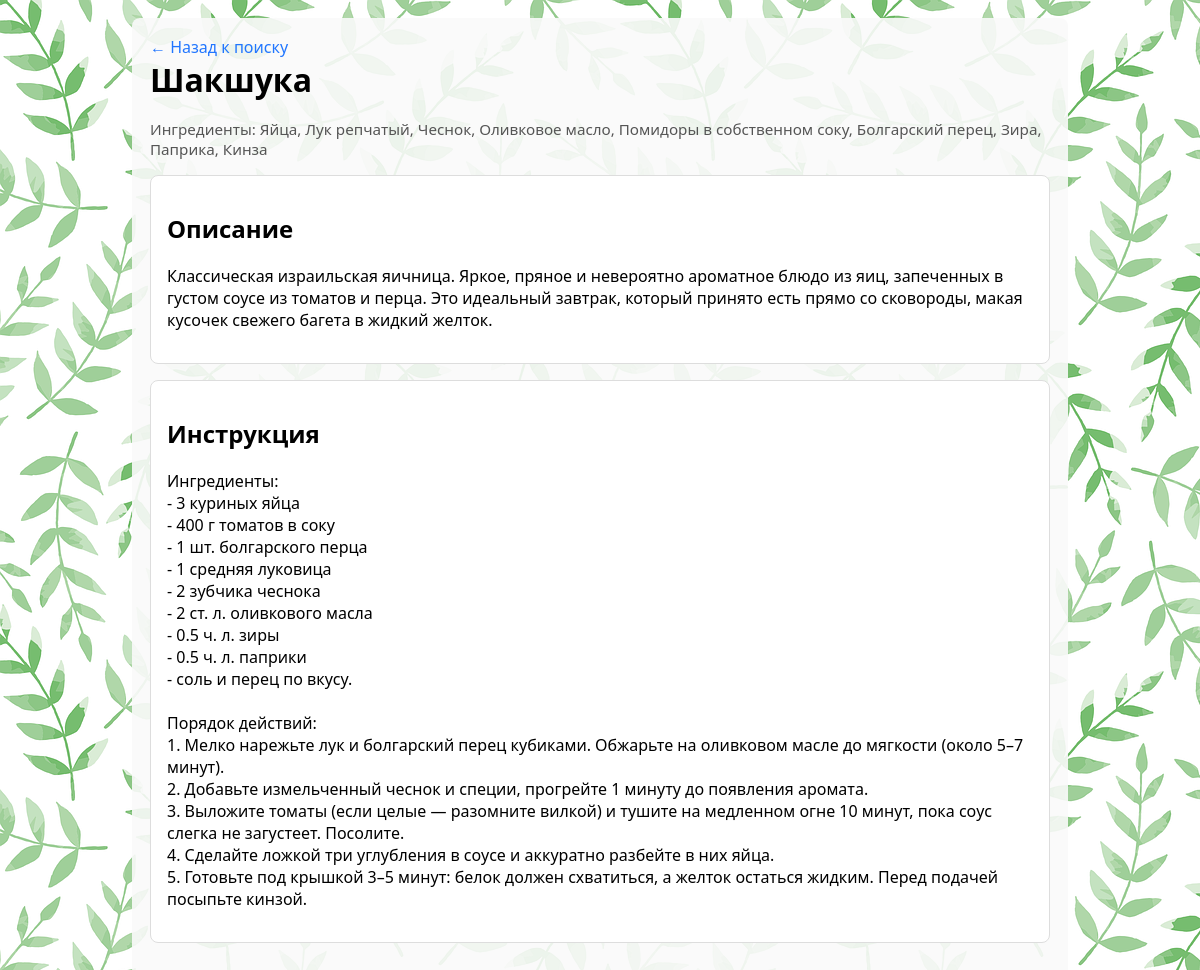
Screenshot of /recipes/5/ with the database file from the repository.
### recipe_finder/models.py (models this page shows, shortened)
class Recipe(models.Model):
    name = models.CharField(max_length=200)
    picture = models.ImageField(upload_to='recipes/images/', blank=True)
    description = models.TextField()
    instructions = models.TextField()
    ingredients = models.ManyToManyField(Ingredient, related_name="recipes")
    class Meta:
        verbose_name = "Рецепт"
        verbose_name_plural = "Рецепты"

class Ingredient(models.Model):
    name = models.CharField(max_length=100, unique=True)
    def __str__(self):
        return self.name
    class Meta:
        verbose_name = "Ингредиент"
        verbose_name_plural = "Ингредиенты"

### recipe_finder/views.py (the view)
# urls.py: path("recipes/<int:pk>/", views.recipe_detail, name="recipe_detail"),
def recipe_detail(request, pk):
    recipe = get_object_or_404(Recipe, pk=pk)
    return render(request, 'recipe_finder/recipe_detail.html', {'recipe': recipe})

### templates/recipe_finder/recipe_detail.html (shortened to what this page needs)
<!DOCTYPE html>
<html lang="ru">
<head>
  {% load static %}
</head>
<body>
  <div class="container">
    <header>
      <a href="{% url 'home' %}">&larr; Назад к поиску</a>
      <h1>{{ recipe.name }}</h1>
    </header>
    <div class="meta">Ингредиенты: {{ recipe.ingredients.all|join:", " }}</div>
    <div class="section">
      <h2>Описание</h2>
      <p>{{ recipe.description|linebreaksbr }}</p>
    </div>
    <div class="section">
      <h2>Инструкция</h2>
      <p>{{ recipe.instructions|linebreaksbr }}</p>
    </div>
  </div>
</body>
</html>

### rows the page displays
Recipe: name "Шакшука", ingredients.all "Яйца, Лук репчатый, Чеснок, Оливковое масло, Помидоры в собственном соку, Болгарский перец, Зира, Паприка, Кинза", description "Классическая израильская яичница. Яркое, пряное и невероятно ароматное блюдо из яиц, запеченных в густом соусе из томатов и перца. Это идеальный завтрак, который принято есть прямо со сковороды, макая кусочек свежего багета в жидкий желток.", instructions "Ингредиенты: - 3 куриных яйца - 400 г томатов в соку - 1 шт. болгарского перца - 1 средняя луковица - 2 зубчика чеснока - 2 ст. л. оливкового масла - 0.5 ч. л. зиры - 0.5 ч. л. паприки - соль и перец по вкусу. Порядок действий: 1. Мелко нарежьте лук и болгарский перец кубиками. Обжарьте на оливковом масле до мягкости (около 5–7 минут). 2. Добавьте измельченный чеснок и специи, прогрейте 1 минуту до появления аромата. 3. Выложите томаты (если целые — разомните вилкой) и тушите на медленном огне 10 минут, пока соус слегка не загустеет. Посолите. 4. Сделайте ложкой три углубления в соусе и аккуратно разбейте в них яйца. 5. Готовьте под крышкой 3–5 минут: белок должен схватиться, а желток…"
